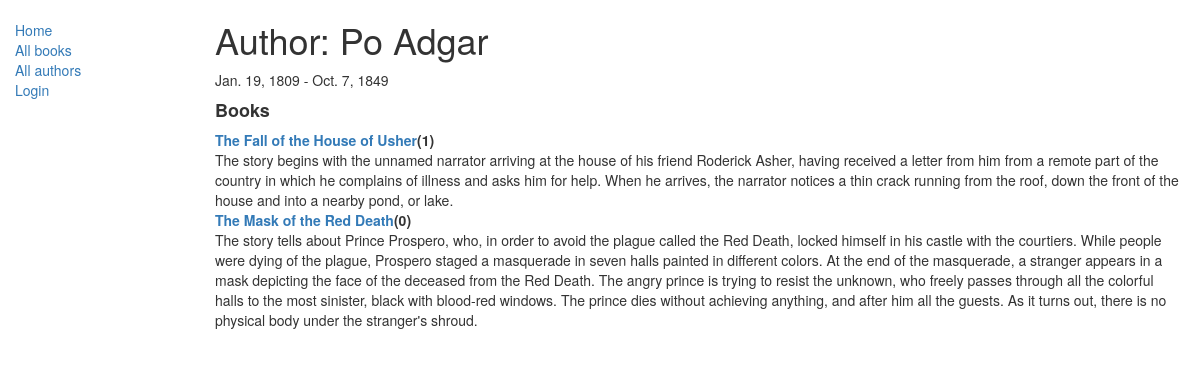
/catalog/author/2, run on the app's committed database.
### catalog/models.py (models this page shows, shortened)
class Author(models.Model):
    first_name = models.CharField(max_length=100)
    last_name = models.CharField(max_length=100)
    date_of_birth = models.DateField(null=True, blank=True)
    date_of_death = models.DateField('died', null=True, blank=True)
    class Meta:
        ordering = ['last_name', 'first_name']

class Book(models.Model):
    title = models.CharField(max_length=200)
    author = models.ForeignKey('Author', on_delete=models.SET_NULL, null=True)
    summary = models.TextField(max_length=1000, help_text="Enter a brief description of the book")
    isbn = models.CharField('ISBN', max_length=13,
                            unique=True,
                            help_text='13 Character <a href="https://www.isbn-international.org/content/what-isbn'
                                      '">ISBN number</a>')
    genre = models.ManyToManyField(Genre, help_text="Select a genre for this book")
    language = models.ForeignKey('Language', on_delete=models.SET_NULL, null=True)
    class Meta:
        ordering = ['title', 'author']
    def display_genre(self):
        """Creates a string for the Genre. This is required to display genre in Admin."""
        return ', '.join([genre.name for genre in self.genre.all()[:3]])
    display_genre.short_description = 'Genre'
    def __str__(self):
        return self.title

### catalog/views.py (the view)
# urls.py: re_path(r'^author/(?P<pk>\d+)$', views.AuthorDetailView.as_view(), name='author-detail'),
class AuthorDetailView(generic.DetailView):
    model = Author

### catalog/templates/catalog/author_detail.html
{% extends "base_generic.html" %}
{% block content %}
    <h1>Author: {{ author.last_name }} {{ author.first_name }}</h1>
    <p style="font-weight: lighter">{{ author.date_of_birth }} - {{ author.date_of_death }}</p>
    <div>
        <h4><strong>Books</strong></h4>
        <dl>
            {%  for book in author.book_set.all %}
                <dt><a href="{% url 'book-detail' book.pk %}">{{ book }}</a>({{ book.bookinstance_set.all.count }})</dt>
                <dd>{{ book.summary }}</dd>
            {% endfor %}
        </dl>
    </div>
{% endblock %}

### data on the page
Author: last_name "Po", first_name "Adgar", date_of_birth "Jan. 19, 1809", date_of_death "Oct. 7, 1849"
Book: title "The Fall of the House of Usher", bookinstance_set.all.count "1", summary "The story begins with the unnamed narrator arriving at the house of his friend Roderick Asher, having received a letter from him from a remote part of the country in which he complains of illness and asks him for help. When he arrives, the narrator notices a thin crack running from the roof, down the front of the house and into a nearby pond, or lake."
Book: title "The Mask of the Red Death", bookinstance_set.all.count "0", summary "The story tells about Prince Prospero, who, in order to avoid the plague called the Red Death, locked himself in his castle with the courtiers. While people were dying of the plague, Prospero staged a masquerade in seven halls painted in different colors. At the end of the masquerade, a stranger appears in a mask depicting the face of the deceased from the Red Death. The angry prince is trying to resist the unknown, who freely passes through all the colorful halls to the most sinister, black with blood-red windows. The prince dies without achieving anything, and after him all the guests. As it turns out, there is no physical body under the stranger's shroud."
